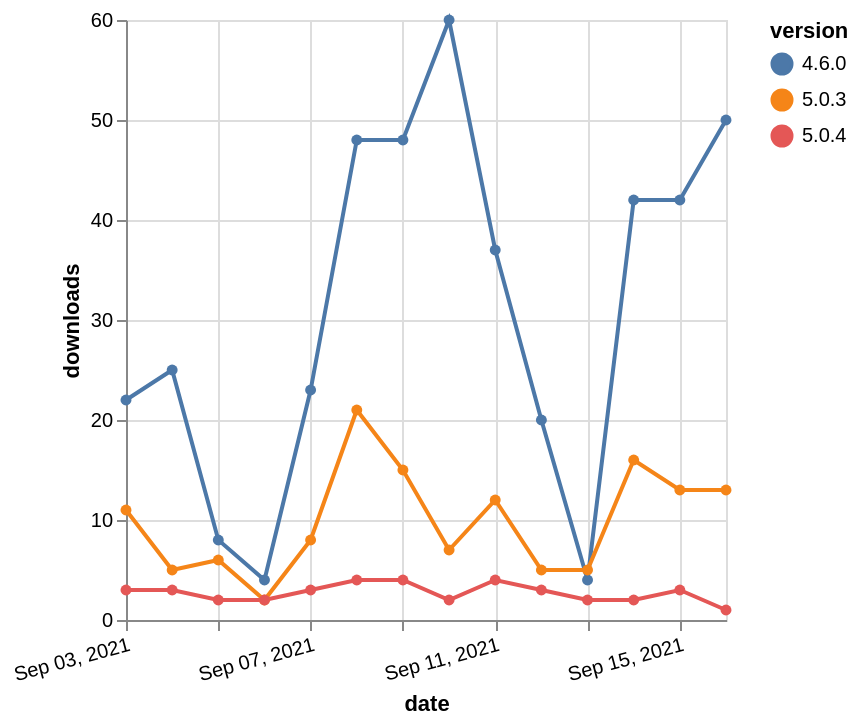

Describe this chart as a Vega-Lite specification.
### Vega-Lite specification from a JSON file in a GitHub repository (floating-point values rounded to 4 significant figures)
{"$schema": "https://vega.github.io/schema/vega-lite/v5.json", "description": "A simple bar chart with embedded data.", "data": {"values": [{"date": "2021-09-03", "total": 50301, "delta": 22, "version": "4.6.0"}, {"date": "2021-09-04", "total": 50326, "delta": 25, "version": "4.6.0"}, {"date": "2021-09-05", "total": 50334, "delta": 8, "version": "4.6.0"}, {"date": "2021-09-06", "total": 50338, "delta": 4, "version": "4.6.0"}, {"date": "2021-09-07", "total": 50361, "delta": 23, "version": "4.6.0"}, {"date": "2021-09-08", "total": 50409, "delta": 48, "version": "4.6.0"}, {"date": "2021-09-09", "total": 50457, "delta": 48, "version": "4.6.0"}, {"date": "2021-09-10", "total": 50517, "delta": 60, "version": "4.6.0"}, {"date": "2021-09-11", "total": 50554, "delta": 37, "version": "4.6.0"}, {"date": "2021-09-12", "total": 50574, "delta": 20, "version": "4.6.0"}, {"date": "2021-09-13", "total": 50578, "delta": 4, "version": "4.6.0"}, {"date": "2021-09-14", "total": 50620, "delta": 42, "version": "4.6.0"}, {"date": "2021-09-15", "total": 50662, "delta": 42, "version": "4.6.0"}, {"date": "2021-09-16", "total": 50712, "delta": 50, "version": "4.6.0"}, {"date": "2021-09-03", "total": 17991, "delta": 11, "version": "5.0.3"}, {"date": "2021-09-04", "total": 17996, "delta": 5, "version": "5.0.3"}, {"date": "2021-09-05", "total": 18002, "delta": 6, "version": "5.0.3"}, {"date": "2021-09-06", "total": 18004, "delta": 2, "version": "5.0.3"}, {"date": "2021-09-07", "total": 18012, "delta": 8, "version": "5.0.3"}, {"date": "2021-09-08", "total": 18033, "delta": 21, "version": "5.0.3"}, {"date": "2021-09-09", "total": 18048, "delta": 15, "version": "5.0.3"}, {"date": "2021-09-10", "total": 18055, "delta": 7, "version": "5.0.3"}, {"date": "2021-09-11", "total": 18067, "delta": 12, "version": "5.0.3"}, {"date": "2021-09-12", "total": 18072, "delta": 5, "version": "5.0.3"}, {"date": "2021-09-13", "total": 18077, "delta": 5, "version": "5.0.3"}, {"date": "2021-09-14", "total": 18093, "delta": 16, "version": "5.0.3"}, {"date": "2021-09-15", "total": 18106, "delta": 13, "version": "5.0.3"}, {"date": "2021-09-16", "total": 18119, "delta": 13, "version": "5.0.3"}, {"date": "2021-09-03", "total": 18852, "delta": 3, "version": "5.0.4"}, {"date": "2021-09-04", "total": 18855, "delta": 3, "version": "5.0.4"}, {"date": "2021-09-05", "total": 18857, "delta": 2, "version": "5.0.4"}, {"date": "2021-09-06", "total": 18859, "delta": 2, "version": "5.0.4"}, {"date": "2021-09-07", "total": 18862, "delta": 3, "version": "5.0.4"}, {"date": "2021-09-08", "total": 18866, "delta": 4, "version": "5.0.4"}, {"date": "2021-09-09", "total": 18870, "delta": 4, "version": "5.0.4"}, {"date": "2021-09-10", "total": 18872, "delta": 2, "version": "5.0.4"}, {"date": "2021-09-11", "total": 18876, "delta": 4, "version": "5.0.4"}, {"date": "2021-09-12", "total": 18879, "delta": 3, "version": "5.0.4"}, {"date": "2021-09-13", "total": 18881, "delta": 2, "version": "5.0.4"}, {"date": "2021-09-14", "total": 18883, "delta": 2, "version": "5.0.4"}, {"date": "2021-09-15", "total": 18886, "delta": 3, "version": "5.0.4"}, {"date": "2021-09-16", "total": 18887, "delta": 1, "version": "5.0.4"}]}, "width": "container", "mark": {"type": "line", "point": {"filled": true}}, "encoding": {"x": {"field": "date", "type": "temporal", "timeUnit": "yearmonthdate", "title": "date", "axis": {"labelAngle": -15}}, "y": {"field": "delta", "type": "quantitative", "title": "downloads"}, "color": {"field": "version", "type": "nominal"}, "tooltip": {"field": "delta"}}}
